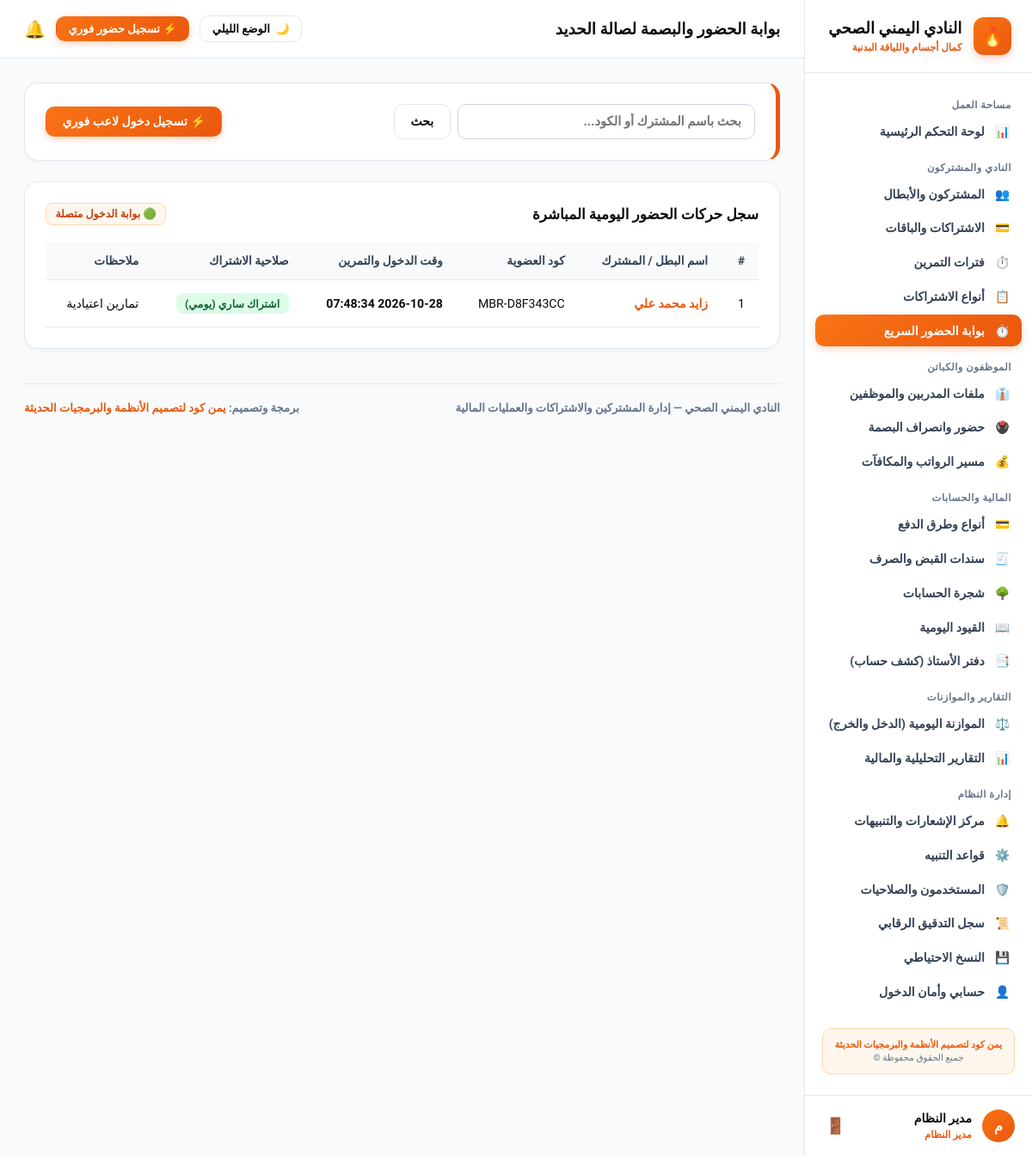
The page /member-attendance/ (signed in) on the database its author committed.
### app/models.py (models this page shows, shortened)
class User(UserMixin, db.Model):
    __tablename__ = "users"
    id = db.Column(db.Integer, primary_key=True)
    username = db.Column(db.String(80), unique=True, nullable=False)
    password_hash = db.Column(db.String(255), nullable=False)
    full_name = db.Column(db.String(120), nullable=False)
    role_name = db.Column(db.String(50), default="مدير النظام")
    is_active = db.Column(db.Boolean, default=True)
    created_at = db.Column(db.DateTime, default=datetime.utcnow)

class MemberAttendance(db.Model):
    __tablename__ = "member_attendances"
    id = db.Column(db.Integer, primary_key=True)
    member_id = db.Column(db.Integer, db.ForeignKey("members.id"), nullable=False)
    subscription_id = db.Column(db.Integer, db.ForeignKey("subscriptions.id"), nullable=True)
    check_in_time = db.Column(db.DateTime, default=datetime.utcnow)
    note = db.Column(db.String(255), nullable=True)
    request_key = db.Column(db.String(100), nullable=True)

class Member(db.Model):
    __tablename__ = "members"
    id = db.Column(db.Integer, primary_key=True)
    member_code = db.Column(db.String(50), unique=True, nullable=False)
    full_name = db.Column(db.String(150), nullable=False)
    phone = db.Column(db.String(30), nullable=False)
    gender = db.Column(db.String(20), default="ذكر")
    birth_date = db.Column(db.Date, nullable=True)
    address = db.Column(db.String(255), default="غير مسجل")
    emergency_contact_name = db.Column(db.String(150), default="غير مسجل")
    emergency_contact_phone = db.Column(db.String(50), default="غير مسجل")
    notes = db.Column(db.Text, nullable=True)
    status = db.Column(db.String(30), default="نشط")
    created_at = db.Column(db.DateTime, default=datetime.utcnow)
    subscriptions = db.relationship("Subscription", backref="member", lazy=True, cascade="all, delete-orphan")
    attendances = db.relationship("MemberAttendance", backref="member", lazy=True, cascade="all, delete-orphan")
    @property
    def active_subscription(self):
        for sub in self.subscriptions:
            if sub.is_active_now:
                return sub
        return None

class Subscription(db.Model):
    __tablename__ = "subscriptions"
    id = db.Column(db.Integer, primary_key=True)
    subscription_code = db.Column(db.String(50), unique=True, nullable=False)
    member_id = db.Column(db.Integer, db.ForeignKey("members.id"), nullable=False)
    plan_id = db.Column(db.Integer, db.ForeignKey("plans.id"), nullable=False)
    shift_id = db.Column(db.Integer, db.ForeignKey("shifts.id"), nullable=True)
    start_date = db.Column(db.Date, nullable=False, default=date.today)
    end_date = db.Column(db.Date, nullable=False)
    price_paid = db.Column(db.Float, default=0.0)
    total_amount = db.Column(db.Float, default=0.0)
    paid_amount = db.Column(db.Float, default=0.0)
    remaining_amount = db.Column(db.Float, default=0.0)
    payment_method_id = db.Column(db.Integer, db.ForeignKey("payment_methods.id"), nullable=True)
    payment_status = db.Column(db.String(30), default="مدفوع بالكامل")
    status = db.Column(db.String(30), default="ساري")
    cancel_reason = db.Column(db.String(255), nullable=True)
    notes = db.Column(db.Text, nullable=True)
    created_at = db.Column(db.DateTime, default=datetime.utcnow)
    plan = db.relationship("Plan", backref="subscriptions")
    payment_method = db.relationship("PaymentMethod", backref="subscriptions")
    @property
    def is_active_now(self):
        return self.status == "ساري" and self.end_date >= date.today()

class Plan(db.Model):
    __tablename__ = "plans"
    id = db.Column(db.Integer, primary_key=True)
    plan_code = db.Column(db.String(50), unique=True, nullable=False)
    name = db.Column(db.String(100), nullable=False)
    duration_days = db.Column(db.Integer, nullable=False)
    price = db.Column(db.Float, default=0.0)
    description = db.Column(db.Text, nullable=True)
    is_active = db.Column(db.Boolean, default=True)

### app/routes/attendance.py (the view, shortened to what this page needs)
@attendance_bp.route("/", methods=["GET", "POST"])
@login_required
def index():
    q = request.args.get("q", "").strip()
    query = MemberAttendance.query.join(Member)
    if q:
        query = query.filter((Member.full_name.contains(q)) | (Member.member_code.contains(q)))
    attendances = query.order_by(MemberAttendance.id.desc()).all()
    members = Member.query.filter_by(status="نشط").all()
    return render_template("attendance/index.html", attendances=attendances, members=members, q=q)

### app/templates/attendance/index.html (shortened to what this page needs)
{% extends "base.html" %}
{% block header_title %}بوابة الحضور والبصمة لصالة الحديد{% endblock %}
{% block content %}
<div class="card" style="display: flex; justify-content: space-between; align-items: center; flex-wrap: wrap; gap: 1rem; border-right: 5px solid var(--primary);">
  <form method="GET" action="{{ url_for('attendance.index') }}" style="display: flex; gap: 0.5rem; flex: 1; max-width: 420px;">
    <input type="text" name="q" value="{{ q }}" placeholder="بحث باسم المشترك أو الكود..." class="form-control">
    <button type="submit" class="btn btn-secondary">بحث</button>
  </form>
  <button type="button" class="btn btn-primary" onclick="openModal('checkInModal')">
    ⚡ تسجيل دخول لاعب فوري
  </button>
</div>
<div class="card">
  <div style="display: flex; justify-content: space-between; align-items: center; margin-bottom: 1.25rem;">
    <h3 style="margin: 0; font-size: 1.05rem; font-weight: 900; color: var(--text-main);">
      سجل حركات الحضور اليومية المباشرة
    </h3>
    <span class="badge badge-fire">🟢 بوابة الدخول متصلة</span>
  </div>
  <div class="table-responsive">
    <table>
      <thead>
        <tr>
          <th>#</th>
          <th>اسم البطل / المشترك</th>
          <th>كود العضوية</th>
          <th>وقت الدخول والتمرين</th>
          <th>صلاحية الاشتراك</th>
          <th>ملاحظات</th>
        </tr>
      </thead>
      <tbody>
        {% for a in attendances %}
        <tr>
          <td>{{ a.id }}</td>
          <td><strong><a href="{{ url_for('members.show', member_id=a.member_id) }}" style="color: var(--primary); text-decoration: none;">{{ a.member.full_name }}</a></strong></td>
          <td><code>{{ a.member.member_code }}</code></td>
          <td><strong style="font-mono">{{ a.check_in_time.strftime('%Y-%m-%d %H:%M:%S') }}</strong></td>
          <td>
            {% if a.subscription_id and a.member.active_subscription %}
              <span class="badge badge-success">اشتراك ساري ({{ a.member.active_subscription.plan.name }})</span>
            {% else %}
              <span class="badge badge-warning">بدون اشتراك أو منتهي</span>
            {% endif %}
          </td>
          <td>{{ a.note or 'تمارين اعتيادية' }}</td>
        </tr>
        {% else %}
        <tr>
          <td colspan="6" style="text-align: center; color: var(--text-caption); padding: 2.5rem; font-weight: 700;">لا توجد حركات حضور مسجلة اليوم.</td>
        </tr>
        {% endfor %}
      </tbody>
    </table>
  </div>
</div>
{% endblock %}

### app/templates/base.html (shortened to what this page needs)
<!doctype html>
<html lang="ar" dir="rtl" data-theme="light">
<head>
  <link rel="stylesheet" href="{{ url_for('static', filename='css/theme-iron.css') }}">
</head>
<body>
  <div class="layout-root">
    <aside class="sidebar">
      <a href="{{ url_for('dashboard.index') }}" class="sidebar-brand">
        <div class="brand-icon">🔥</div>
        <div>
          <strong style="font-size: 1.15rem; display: block; line-height: 1.25; font-weight: 900;">النادي اليمني الصحي</strong>
          <span style="font-size: 0.72rem; color: var(--primary); font-weight: 800;">كمال أجسام واللياقة البدنية</span>
        </div>
      </a>
      <div class="sidebar-nav">
        <div class="nav-group-title">مساحة العمل</div>
        <a href="{{ url_for('dashboard.index') }}" class="nav-link {% if request.path == '/dashboard/' %}active{% endif %}">
          <span>📊</span>
          <span>لوحة التحكم الرئيسية</span>
        </a>
        <div class="nav-group-title">النادي والمشتركون</div>
        <a href="{{ url_for('members.index') }}" class="nav-link {% if '/members' in request.path %}active{% endif %}">
          <span>👥</span>
          <span>المشتركون والأبطال</span>
        </a>
        <a href="{{ url_for('subscriptions.index') }}" class="nav-link {% if request.path == '/subscriptions/' %}active{% endif %}">
          <span>💳</span>
          <span>الاشتراكات والباقات</span>
        </a>
        <a href="{{ url_for('shifts.index') }}" class="nav-link {% if '/shifts' in request.path %}active{% endif %}">
          <span>⏱️</span>
          <span>فترات التمرين</span>
        </a>
        <a href="{{ url_for('subscriptions.plans') }}" class="nav-link {% if '/subscriptions/plans' in request.path %}active{% endif %}">
          <span>📋</span>
          <span>أنواع الاشتراكات</span>
        </a>
        <a href="{{ url_for('attendance.index') }}" class="nav-link {% if '/member-attendance' in request.path %}active{% endif %}">
          <span>⏱️</span>
          <span>بوابة الحضور السريع</span>
        </a>
        <div class="nav-group-title">الموظفون والكباتن</div>
        <a href="{{ url_for('employees.index') }}" class="nav-link {% if request.path == '/employees/' %}active{% endif %}">
          <span>👔</span>
          <span>ملفات المدربين والموظفين</span>
        </a>
        <a href="{{ url_for('employees.attendance') }}" class="nav-link {% if '/employees/attendance' in request.path %}active{% endif %}">
          <span>🖲️</span>
          <span>حضور وانصراف البصمة</span>
        </a>
        <a href="{{ url_for('employees.payroll') }}" class="nav-link {% if '/employees/payroll' in request.path %}active{% endif %}">
          <span>💰</span>
          <span>مسير الرواتب والمكافآت</span>
        </a>
        <div class="nav-group-title">المالية والحسابات</div>
        <a href="{{ url_for('payments.methods') }}" class="nav-link {% if '/payments/methods' in request.path %}active{% endif %}">
          <span>💳</span>
          <span>أنواع وطرق الدفع</span>
        </a>
        <a href="{{ url_for('accounting.vouchers') }}" class="nav-link {% if '/accounting/vouchers' in request.path %}active{% endif %}">
          <span>🧾</span>
          <span>سندات القبض والصرف</span>
        </a>
        <a href="{{ url_for('accounting.accounts') }}" class="nav-link {% if '/accounting/accounts' in request.path %}active{% endif %}">
          <span>🌳</span>
          <span>شجرة الحسابات</span>
        </a>
        <a href="{{ url_for('accounting.journal') }}" class="nav-link {% if '/accounting/journal' in request.path %}active{% endif %}">
          <span>📖</span>
          <span>القيود اليومية</span>
        </a>
        <a href="{{ url_for('accounting.ledger') }}" class="nav-link {% if '/accounting/ledger' in request.path %}active{% endif %}">
          <span>📑</span>
          <span>دفتر الأستاذ (كشف حساب)</span>
        </a>
        <div class="nav-group-title">التقارير والموازنات</div>
        <a href="{{ url_for('reports.daily_balance') }}" class="nav-link {% if '/reports/daily-balance' in request.path %}active{% endif %}">
          <span>⚖️</span>
          <span>الموازنة اليومية (الدخل والخرج)</span>
        </a>
        <a href="{{ url_for('reports.index') }}" class="nav-link {% if request.path == '/reports/' %}active{% endif %}">
          <span>📊</span>
          <span>التقارير التحليلية والمالية</span>
        </a>
        <div class="nav-group-title">إدارة النظام</div>
        <a href="{{ url_for('notifications.index') }}" class="nav-link {% if request.path == '/notifications/' %}active{% endif %}">
          <span>🔔</span>
          <span>مركز الإشعارات والتنبيهات</span>
        </a>
        <a href="{{ url_for('notifications.rules') }}" class="nav-link {% if '/notifications/rules' in request.path %}active{% endif %}">
          <span>⚙️</span>
          <span>قواعد التنبيه</span>
        </a>
        <a href="{{ url_for('auth.users') }}" class="nav-link {% if '/auth/users' in request.path %}active{% endif %}">
          <span>🛡️</span>
          <span>المستخدمون والصلاحيات</span>
        </a>
        <a href="{{ url_for('system.audit') }}" class="nav-link {% if '/system/audit' in request.path %}active{% endif %}">
          <span>📜</span>
          <span>سجل التدقيق الرقابي</span>
        </a>
        <a href="{{ url_for('system.backup') }}" class="nav-link {% if '/system/backup' in request.path %}active{% endif %}">
          <span>💾</span>
          <span>النسخ الاحتياطي</span>
        </a>
        <a href="{{ url_for('auth.profile') }}" class="nav-link {% if '/auth/profile' in request.path %}active{% endif %}">
          <span>👤</span>
          <span>حسابي وأمان الدخول</span>
        </a>
        <div style="margin: 1.5rem 0.5rem 0.5rem 0.5rem; padding: 0.75rem; background: var(--badge-fire-bg); border: 1px solid var(--badge-fire-border); border-radius: 10px; text-align: center;">
          <span style="display: block; font-size: 0.68rem; font-weight: 800; color: var(--primary);">يمن كود لتصميم الأنظمة والبرمجيات الحديثة</span>
          <span style="display: block; font-size: 0.65rem; color: var(--text-caption); margin-top: 2px;">جميع الحقوق محفوظة ©</span>
        </div>
      </div>
      <div class="sidebar-user">
        <div class="user-info">
          <div class="user-avatar">{{ current_user.full_name[0] if current_user.is_authenticated else 'م' }}</div>
          <div>
            <strong style="font-size: 0.88rem; display: block; font-weight: 900;">{{ current_user.full_name if current_user.is_authenticated else 'مستخدم' }}</strong>
            <span style="font-size: 0.72rem; color: var(--primary); font-weight: 800;">{{ current_user.role_name if current_user.is_authenticated else 'مدير النادي' }}</span>
          </div>
        </div>
        <form method="POST" action="{{ url_for('auth.logout') }}">
          <button type="submit" title="تسجيل الخروج" style="background: none; border: none; cursor: pointer; color: var(--text-caption); font-size: 1.15rem; padding: 4px;">
            🚪
          </button>
        </form>
      </div>
    </aside>
    <div class="main-wrapper">
      <header class="topbar">
        <div>
          <h1 style="font-size: 1.15rem; margin: 0; font-weight: 900; color: var(--text-main);">
            {% block header_title %}النادي اليمني الصحي · نظام إدارة الصالة والأنشطة الرياضية{% endblock %}
          </h1>
        </div>
        <div style="display: flex; align-items: center; gap: 0.75rem;">
          <button type="button" class="theme-switch-btn" id="themeToggleBtn" onclick="toggleTheme()" title="التبديل بين الوضع الليلي والنهاري">
            <span id="themeBtnIcon">🌙</span>
            <span id="themeBtnText">الوضع الليلي</span>
          </button>
          <a href="{{ url_for('attendance.index') }}" class="btn btn-primary" style="font-size: 0.82rem; padding: 0.4rem 0.85rem;">
            ⚡ تسجيل حضور فوري
          </a>
          <a href="{{ url_for('notifications.index') }}" title="الإشعارات" style="text-decoration: none; font-size: 1.25rem; position: relative;">
            🔔
          </a>
        </div>
      </header>
      <main class="content-area">
        {% block content %}{% endblock %}
        <footer style="margin-top: 2.5rem; padding-top: 1.25rem; border-top: 1.5px solid var(--card-border); display: flex; justify-content: space-between; align-items: center; flex-wrap: wrap; gap: 0.75rem; font-size: 0.82rem; color: var(--text-caption); font-weight: 700;">
          <div>
            <strong>النادي اليمني الصحي</strong> — إدارة المشتركين والاشتراكات والعمليات المالية
          </div>
          <div>
            برمجة وتصميم: <strong style="color: var(--primary);">يمن كود لتصميم الأنظمة والبرمجيات الحديثة</strong>
          </div>
        </footer>
      </main>
    </div>
  </div>
</body>
</html>

### rows shown on the page
User: is_active+full_name "م", is_active+full_name "مدير النظام", is_active+role_name "مدير النظام"
MemberAttendance: id "1", member.full_name "زايد محمد علي", member.member_code "MBR-D8F343CC", check_in_time "2026-10-28 07:48:34", member.active_subscription.plan.name "يومي", note "تمارين اعتيادية"
